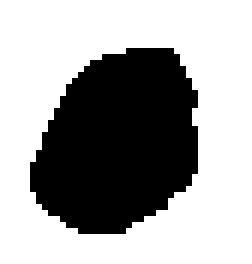
#> input picture ImageAnalysis/RegionAttributes/code/imagesTest/blob.pgm, 42 x 44 px (shown 6 times larger); its folder holds only this picture in this run
$ python Caracteristiques_simples.py
#> lines starting #> are read from the running program, lines starting #| are printed output that depends on the picture; after the words box and inside, x2 and y2 are one past the last pixel; in counts of white or black regions, pixels touching at a corner belong together; long printed decimals are rounded
import cv2 as cv #OpenCV
import sys
import math

# On transforme l'image noir sur blanc en blanc sur noir
def initImage(img):
    rows, cols = img.shape
    res = img.copy()
    for i in range(rows):
        for j in range(cols):
            if img[i, j] == 0:
                res[i, j] = 200
            else:
                res[i, j] = 0
    return res

# Affichage d'une matrice dans la console
def printMatrice(mat):
    rows, cols = mat.shape
    for i in range(rows):
        print(" ".join(str(int(mat[i, j])) for j in range(cols)))

# Calcul de l'aire d'une forme
def aire(mat):
    rows, cols = mat.shape
    aire = 0
    for i in range(rows):
        for j in range(cols):
            if mat[i][j] != 0:
                aire = aire+1
    print("AIRE: ",aire)
    return aire

# Calcul de la boîte englobante d'une forme
def LH(mat):
    rows, cols = mat.shape
    xmin = cols
    xmax = 0
    ymin = rows
    ymax = 0
    for i in range(rows):
        for j in range(cols):
            px = mat[i][j]
            if px != 0:
                if j < xmin:
                    xmin = j
                elif j > xmax:
                    xmax = j
                if i < ymin:
                    ymin = i
                elif i > ymax:
                    ymax = i
    print("boîte englobante L",xmax-xmin)
    print("boîte englobante H",ymax-ymin)

# Calcul du diamètre d'une forme
def diametre(mat):
    rows, cols = mat.shape
    max_dist = 0
    perimetre = 0
    copy_mat = mat.copy()
    for i in range(rows-1):
        for j in range(cols-1):
            #si on a un non-contour on l'enlève de la matrice
            if not (mat[i-1][j] == 0 or mat[i+1][j] == 0 or mat[i][j-1] == 0 or mat[i][j+1] == 0 or mat[i-1][j-1] == 0 or mat[i+1][j-1] == 0 or mat[i-1][j+1] == 0 or mat[i+1][j+1] == 0):
               copy_mat[i][j] = 0
    mat = copy_mat
    #on calcule les distances entre chaque contour
    for i in range(rows):
        for j in range(cols):
            if mat[i][j] != 0:
                perimetre = perimetre+1
                for k in range(rows):
                    for l in range(cols):
                        if mat[k][l] != 0:
                            dist = math.sqrt((l-j)**2+(k-i)**2)
                            if dist > max_dist:
                                max_dist = dist
    print("DIAMETRE: ",max_dist)
    print("PERIMETRE ",perimetre)
    return max_dist, perimetre

# Calcul du centre de gravité de la forme
def centre(mat):
    rows, cols = mat.shape
    x = 0
    y = 0
    n = 0
    for i in range(rows):
        for j in range(cols):
            px = mat[i][j]
            if px!= 0:
                x = x+j
                y = y+i
                n = n+1
    print("CENTRE: (",int(x/n),",",int(y/n),")")

# Calcul du rapport isopérimétrique d'une forme
def rapport_iso(mat):
    _,perimetre = diametre(mat)
    rapport = (perimetre**2) / (4*math.pi * aire(mat))
    print("RAPPORT ISOPERIMETRIQUE: ",rapport)
    return rapport

# Calcul de l'élongation d'une forme
def elongation(mat):
    elongation = 1 - 1/rapport_iso(mat)
    print("ELONGATION: ",elongation)
    return elongation

# PAS COMPLET
# Calcul du périmètre de Crofton
def crofton(mat):
    rows, cols = mat.shape
    perimetre = 0
    copy_mat = mat.copy()
    for i in range(rows-1):
        for j in range(cols-1):
            #si on a un non-contour on l'enlève de la matrice
            if not (mat[i-1][j] == 0 or mat[i+1][j] == 0 or mat[i][j-1] == 0 or mat[i][j+1] == 0 or mat[i-1][j-1] == 0 or mat[i+1][j-1] == 0 or mat[i-1][j+1] == 0 or mat[i+1][j+1] == 0):
               copy_mat[i][j] = 0
    mat = copy_mat
            #0,45,90,135 degrés
    inter = [0, 45, 90, 135]
    for i in range(rows):
        for j in range(cols):
            px = mat[i][j]
            if px != 0:
                if mat[i][j] != mat[i][j+1]:
                    inter[0] = inter[0]+1
                if mat[i][j] != mat[i+1][j+1]:
                    inter[1] = inter[1]+1
                if mat[i][j] != mat[i+1][j]:
                    inter[2] = inter[2]+1
                if mat[i][j] != mat[i+1][j-1]:
                    inter[3] = inter[3]+1
    print("CROFTON: ", )

def main():
    # Nom de l'image
    img_name = sys.argv[1] if len(sys.argv) > 1 else "blob"
    matrice = initImage(cv.imread(f"imagesTest/{img_name}.pgm", cv.IMREAD_GRAYSCALE))
#> in initImage, `rows, cols = img.shape`: rows = 44; cols = 42
#> in initImage, `res = img.copy()`: res: shape (44, 42); 64.3% white; 1 black region, box (x1, y1, x2, y2) and area: (5, 8, 33, 39) 660
#> after the loop in initImage, `for i in range(rows):`: res: shape (44, 42); values 0 (black) and 200 (white), 35.7% white; 1 white region, box (x1, y1, x2, y2) and area: (5, 8, 33, 39) 660
    LH(matrice)
#> after the loop in LH, `for i in range(rows):`: xmax = 32; xmin = 5; ymax = 38; ymin = 8
#| boîte englobante L 27
#| boîte englobante H 30
    centre(matrice)
#> after the loop in centre, `for i in range(rows):`: n = 660; x = 12741; y = 15364
#| CENTRE: ( 19 , 23 )
    elongation(matrice)
#> after the loop in diametre, `for i in range(rows-1):`:
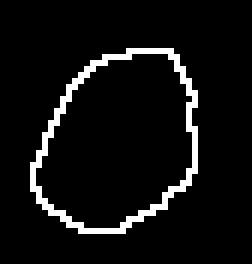
#> copy_mat: shape (44, 42) (shown 6 times larger); values 0 (black) and 200 (white), 6.3% white in thin lines or dots, all inside (x1, y1, x2, y2) = (5, 8, 33, 39)
#| DIAMETRE:  33.615
#| PERIMETRE  116
#> in rapport_iso, `_,perimetre = diametre(mat)`: perimetre = 116
#| AIRE:  660
#> in rapport_iso, `rapport = (perimetre**2) / (4*math.pi * aire(mat))`: rapport = 1.62
#| RAPPORT ISOPERIMETRIQUE:  1.622
#> in elongation, `elongation = 1 - 1/rapport_iso(mat)`: elongation = 0.384
#| ELONGATION:  0.3836
    #crofton(matrice)

if __name__ == "__main__":
    main()
